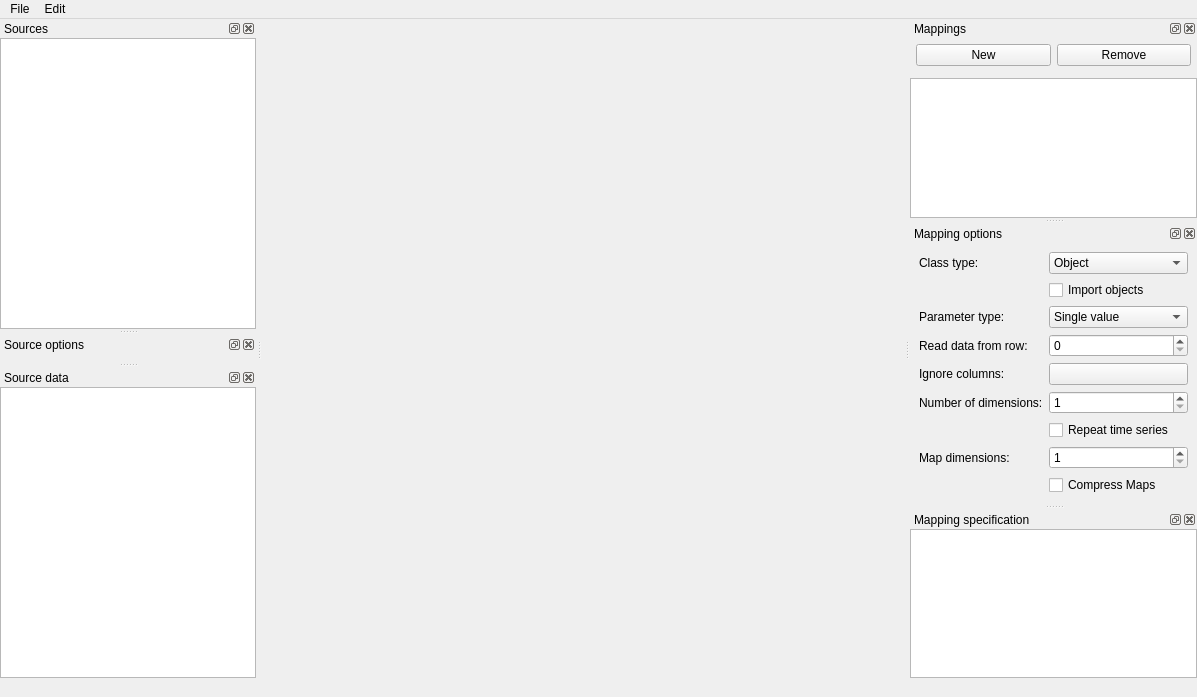
<?xml version="1.0" encoding="UTF-8"?>
<!--
######################################################################################################################
# Copyright (C) 2017-2020 Spine project consortium
# This file is part of Spine Toolbox.
# Spine Toolbox is free software: you can redistribute it and\/or modify it under the terms of the GNU Lesser General
# Public License as published by the Free Software Foundation, either version 3 of the License, or (at your option)
# any later version. This program is distributed in the hope that it will be useful, but WITHOUT ANY WARRANTY;
# without even the implied warranty of MERCHANTABILITY or FITNESS FOR A PARTICULAR PURPOSE. See the GNU Lesser General
# Public License for more details. You should have received a copy of the GNU Lesser General Public License along with
# this program. If not, see <http:\/\/www.gnu.org\/licenses\/>.
######################################################################################################################
-->
<ui version="4.0">
 <class>MainWindow</class>
 <widget class="QMainWindow" name="MainWindow">
  <property name="geometry">
   <rect>
    <x>0</x>
    <y>0</y>
    <width>1197</width>
    <height>697</height>
   </rect>
  </property>
  <property name="windowTitle">
   <string>Import preview</string>
  </property>
  <property name="dockNestingEnabled">
   <bool>true</bool>
  </property>
  <widget class="QWidget" name="centralwidget"/>
  <widget class="QMenuBar" name="menubar">
   <property name="geometry">
    <rect>
     <x>0</x>
     <y>0</y>
     <width>1197</width>
     <height>27</height>
    </rect>
   </property>
   <widget class="QMenu" name="file_menu">
    <property name="title">
     <string>File</string>
    </property>
    <addaction name="export_mappings_action"/>
    <addaction name="import_mappings_action"/>
    <addaction name="separator"/>
    <addaction name="close_action"/>
   </widget>
   <widget class="QMenu" name="edit_menu">
    <property name="title">
     <string>Edit</string>
    </property>
   </widget>
   <addaction name="file_menu"/>
   <addaction name="edit_menu"/>
  </widget>
  <widget class="QStatusBar" name="statusbar">
   <property name="sizeGripEnabled">
    <bool>false</bool>
   </property>
  </widget>
  <widget class="QDockWidget" name="dockWidget_sources">
   <property name="windowTitle">
    <string>Sources</string>
   </property>
   <attribute name="dockWidgetArea">
    <number>1</number>
   </attribute>
   <widget class="QWidget" name="dockWidgetContents">
    <layout class="QVBoxLayout" name="verticalLayout_2">
     <property name="spacing">
      <number>0</number>
     </property>
     <property name="leftMargin">
      <number>0</number>
     </property>
     <property name="topMargin">
      <number>0</number>
     </property>
     <property name="rightMargin">
      <number>0</number>
     </property>
     <property name="bottomMargin">
      <number>0</number>
     </property>
     <item>
      <widget class="MultiCheckableListView" name="source_list">
       <property name="contextMenuPolicy">
        <enum>Qt::CustomContextMenu</enum>
       </property>
       <property name="selectionMode">
        <enum>QAbstractItemView::ExtendedSelection</enum>
       </property>
      </widget>
     </item>
    </layout>
   </widget>
  </widget>
  <widget class="QDockWidget" name="dockWidget_source_options">
   <property name="windowTitle">
    <string>Source options</string>
   </property>
   <attribute name="dockWidgetArea">
    <number>1</number>
   </attribute>
   <widget class="QWidget" name="dockWidgetContents_2">
    <layout class="QVBoxLayout" name="verticalLayout_5">
     <property name="spacing">
      <number>0</number>
     </property>
     <property name="leftMargin">
      <number>0</number>
     </property>
     <property name="topMargin">
      <number>0</number>
     </property>
     <property name="rightMargin">
      <number>0</number>
     </property>
     <property name="bottomMargin">
      <number>0</number>
     </property>
    </layout>
   </widget>
  </widget>
  <widget class="QDockWidget" name="dockWidget_source_data">
   <property name="windowTitle">
    <string>Source data</string>
   </property>
   <attribute name="dockWidgetArea">
    <number>1</number>
   </attribute>
   <widget class="QWidget" name="dockWidgetContents_3">
    <layout class="QVBoxLayout" name="verticalLayout_6">
     <property name="spacing">
      <number>0</number>
     </property>
     <property name="leftMargin">
      <number>0</number>
     </property>
     <property name="topMargin">
      <number>0</number>
     </property>
     <property name="rightMargin">
      <number>0</number>
     </property>
     <property name="bottomMargin">
      <number>0</number>
     </property>
     <item>
      <widget class="QStackedWidget" name="source_preview_widget_stack">
       <property name="currentIndex">
        <number>0</number>
       </property>
       <widget class="QWidget" name="table_page">
        <layout class="QVBoxLayout" name="verticalLayout_3">
         <property name="spacing">
          <number>0</number>
         </property>
         <property name="leftMargin">
          <number>0</number>
         </property>
         <property name="topMargin">
          <number>0</number>
         </property>
         <property name="rightMargin">
          <number>0</number>
         </property>
         <property name="bottomMargin">
          <number>0</number>
         </property>
         <item>
          <widget class="TableViewWithButtonHeader" name="source_data_table"/>
         </item>
        </layout>
       </widget>
       <widget class="QWidget" name="loading_page">
        <layout class="QVBoxLayout" name="verticalLayout_4">
         <property name="spacing">
          <number>0</number>
         </property>
         <property name="leftMargin">
          <number>0</number>
         </property>
         <property name="topMargin">
          <number>0</number>
         </property>
         <property name="rightMargin">
          <number>0</number>
         </property>
         <property name="bottomMargin">
          <number>0</number>
         </property>
         <item>
          <layout class="QHBoxLayout" name="horizontalLayout">
           <property name="spacing">
            <number>0</number>
           </property>
           <item>
            <spacer name="horizontalSpacer">
             <property name="orientation">
              <enum>Qt::Horizontal</enum>
             </property>
             <property name="sizeHint" stdset="0">
              <size>
               <width>40</width>
               <height>20</height>
              </size>
             </property>
            </spacer>
           </item>
           <item>
            <widget class="QLabel" name="waiting_label">
             <property name="text">
              <string>Loading preview...</string>
             </property>
            </widget>
           </item>
           <item>
            <spacer name="horizontalSpacer_2">
             <property name="orientation">
              <enum>Qt::Horizontal</enum>
             </property>
             <property name="sizeHint" stdset="0">
              <size>
               <width>40</width>
               <height>20</height>
              </size>
             </property>
            </spacer>
           </item>
          </layout>
         </item>
        </layout>
       </widget>
      </widget>
     </item>
    </layout>
   </widget>
  </widget>
  <widget class="QDockWidget" name="dockWidget_mappings">
   <property name="windowTitle">
    <string>Mappings</string>
   </property>
   <attribute name="dockWidgetArea">
    <number>2</number>
   </attribute>
   <widget class="QWidget" name="dockWidgetContents_4">
    <layout class="QVBoxLayout" name="verticalLayout_7">
     <property name="spacing">
      <number>6</number>
     </property>
     <property name="leftMargin">
      <number>0</number>
     </property>
     <property name="topMargin">
      <number>0</number>
     </property>
     <property name="rightMargin">
      <number>0</number>
     </property>
     <property name="bottomMargin">
      <number>0</number>
     </property>
     <item>
      <layout class="QHBoxLayout" name="button_layout">
       <property name="leftMargin">
        <number>6</number>
       </property>
       <property name="topMargin">
        <number>6</number>
       </property>
       <property name="rightMargin">
        <number>6</number>
       </property>
       <property name="bottomMargin">
        <number>6</number>
       </property>
       <item>
        <widget class="QPushButton" name="new_button">
         <property name="text">
          <string>New</string>
         </property>
        </widget>
       </item>
       <item>
        <widget class="QPushButton" name="remove_button">
         <property name="text">
          <string>Remove</string>
         </property>
        </widget>
       </item>
      </layout>
     </item>
     <item>
      <widget class="QListView" name="list_view"/>
     </item>
    </layout>
   </widget>
  </widget>
  <widget class="QDockWidget" name="dockWidget_mapping_options">
   <property name="windowTitle">
    <string>Mapping options</string>
   </property>
   <attribute name="dockWidgetArea">
    <number>2</number>
   </attribute>
   <widget class="QWidget" name="dockWidgetContents_5">
    <layout class="QFormLayout" name="formLayout_2">
     <property name="horizontalSpacing">
      <number>6</number>
     </property>
     <property name="verticalSpacing">
      <number>6</number>
     </property>
     <property name="leftMargin">
      <number>9</number>
     </property>
     <property name="topMargin">
      <number>9</number>
     </property>
     <property name="rightMargin">
      <number>9</number>
     </property>
     <property name="bottomMargin">
      <number>9</number>
     </property>
     <item row="0" column="0">
      <widget class="QLabel" name="class_type_label">
       <property name="text">
        <string>Class type:</string>
       </property>
      </widget>
     </item>
     <item row="0" column="1">
      <widget class="QComboBox" name="class_type_combo_box">
       <item>
        <property name="text">
         <string>Object</string>
        </property>
       </item>
       <item>
        <property name="text">
         <string>Relationship</string>
        </property>
       </item>
       <item>
        <property name="text">
         <string>Object group</string>
        </property>
       </item>
       <item>
        <property name="text">
         <string>Alternative</string>
        </property>
       </item>
       <item>
        <property name="text">
         <string>Scenario</string>
        </property>
       </item>
       <item>
        <property name="text">
         <string>Scenario alternative</string>
        </property>
       </item>
       <item>
        <property name="text">
         <string>Feature</string>
        </property>
       </item>
       <item>
        <property name="text">
         <string>Tool</string>
        </property>
       </item>
       <item>
        <property name="text">
         <string>Tool feature</string>
        </property>
       </item>
       <item>
        <property name="text">
         <string>Tool feature method</string>
        </property>
       </item>
      </widget>
     </item>
     <item row="2" column="0">
      <widget class="QLabel" name="parameter_type_label">
       <property name="text">
        <string>Parameter type:</string>
       </property>
      </widget>
     </item>
     <item row="2" column="1">
      <widget class="QComboBox" name="parameter_type_combo_box">
       <item>
        <property name="text">
         <string>Single value</string>
        </property>
       </item>
       <item>
        <property name="text">
         <string>Time series</string>
        </property>
       </item>
       <item>
        <property name="text">
         <string>Time pattern</string>
        </property>
       </item>
       <item>
        <property name="text">
         <string>Map</string>
        </property>
       </item>
       <item>
        <property name="text">
         <string>Array</string>
        </property>
       </item>
       <item>
        <property name="text">
         <string>Definition</string>
        </property>
       </item>
       <item>
        <property name="text">
         <string>None</string>
        </property>
       </item>
      </widget>
     </item>
     <item row="3" column="0">
      <widget class="QLabel" name="read_start_row_label">
       <property name="text">
        <string>Read data from row:</string>
       </property>
      </widget>
     </item>
     <item row="3" column="1">
      <widget class="QSpinBox" name="start_read_row_spin_box"/>
     </item>
     <item row="4" column="0">
      <widget class="QLabel" name="ignore_columns_label">
       <property name="text">
        <string>Ignore columns:</string>
       </property>
      </widget>
     </item>
     <item row="4" column="1">
      <widget class="QPushButton" name="ignore_columns_button">
       <property name="text">
        <string/>
       </property>
      </widget>
     </item>
     <item row="5" column="0">
      <widget class="QLabel" name="dimension_label">
       <property name="text">
        <string>Number of dimensions:</string>
       </property>
      </widget>
     </item>
     <item row="5" column="1">
      <widget class="QSpinBox" name="dimension_spin_box">
       <property name="minimum">
        <number>1</number>
       </property>
      </widget>
     </item>
     <item row="6" column="1">
      <widget class="QCheckBox" name="time_series_repeat_check_box">
       <property name="toolTip">
        <string>Set the repeat flag for all imported time series</string>
       </property>
       <property name="text">
        <string>Repeat time series</string>
       </property>
      </widget>
     </item>
     <item row="7" column="0">
      <widget class="QLabel" name="map_dimensions_label">
       <property name="text">
        <string>Map dimensions:</string>
       </property>
      </widget>
     </item>
     <item row="7" column="1">
      <widget class="QSpinBox" name="map_dimension_spin_box">
       <property name="minimum">
        <number>1</number>
       </property>
      </widget>
     </item>
     <item row="1" column="1">
      <widget class="QCheckBox" name="import_objects_check_box">
       <property name="text">
        <string>Import objects</string>
       </property>
      </widget>
     </item>
     <item row="8" column="1">
      <widget class="QCheckBox" name="map_compression_check_box">
       <property name="text">
        <string>Compress Maps</string>
       </property>
      </widget>
     </item>
    </layout>
   </widget>
  </widget>
  <widget class="QDockWidget" name="dockWidget_mapping_spec">
   <property name="windowTitle">
    <string>Mapping specification</string>
   </property>
   <attribute name="dockWidgetArea">
    <number>2</number>
   </attribute>
   <widget class="QWidget" name="dockWidgetContents_6">
    <layout class="QVBoxLayout" name="verticalLayout_8">
     <property name="spacing">
      <number>0</number>
     </property>
     <property name="leftMargin">
      <number>0</number>
     </property>
     <property name="topMargin">
      <number>0</number>
     </property>
     <property name="rightMargin">
      <number>0</number>
     </property>
     <property name="bottomMargin">
      <number>0</number>
     </property>
     <item>
      <widget class="QTableView" name="table_view_mappings"/>
     </item>
    </layout>
   </widget>
  </widget>
  <action name="export_mappings_action">
   <property name="text">
    <string>Export mappings...</string>
   </property>
  </action>
  <action name="import_mappings_action">
   <property name="text">
    <string>Import mappings...</string>
   </property>
  </action>
  <action name="actionSave">
   <property name="text">
    <string>Save</string>
   </property>
  </action>
  <action name="close_action">
   <property name="text">
    <string>Close</string>
   </property>
   <property name="shortcut">
    <string>Ctrl+W</string>
   </property>
  </action>
 </widget>
 <customwidgets>
  <customwidget>
   <class>TableViewWithButtonHeader</class>
   <extends>QTableView</extends>
   <header>spinetoolbox/import_editor/widgets/table_view_with_button_header.h</header>
  </customwidget>
  <customwidget>
   <class>MultiCheckableListView</class>
   <extends>QListView</extends>
   <header>spinetoolbox/import_editor/widgets/multi_checkable_list_view.h</header>
  </customwidget>
 </customwidgets>
 <tabstops>
  <tabstop>source_list</tabstop>
  <tabstop>source_data_table</tabstop>
  <tabstop>new_button</tabstop>
  <tabstop>remove_button</tabstop>
  <tabstop>list_view</tabstop>
  <tabstop>class_type_combo_box</tabstop>
  <tabstop>import_objects_check_box</tabstop>
  <tabstop>parameter_type_combo_box</tabstop>
  <tabstop>start_read_row_spin_box</tabstop>
  <tabstop>ignore_columns_button</tabstop>
  <tabstop>dimension_spin_box</tabstop>
  <tabstop>time_series_repeat_check_box</tabstop>
  <tabstop>map_dimension_spin_box</tabstop>
  <tabstop>table_view_mappings</tabstop>
 </tabstops>
 <resources/>
 <connections/>
</ui>
